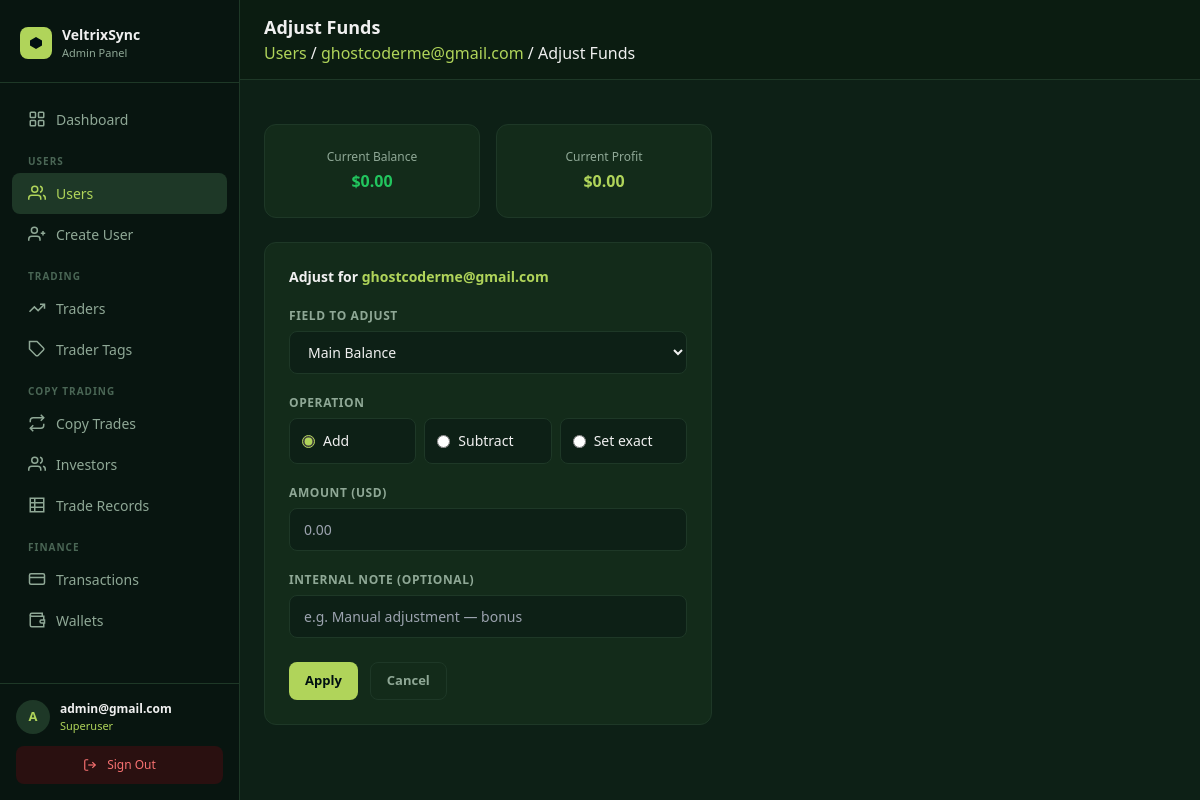
/panel/users/7/adjust-funds/ (signed in), run on the app's committed database.
### core/models.py (models this page shows, shortened)
class User(AbstractUser):
    email = models.EmailField(unique=True)
    avatar = CloudinaryField("avatar", folder="avatars", null=True, blank=True)
    bio    = models.TextField(blank=True, default="")
    balance        = models.DecimalField(max_digits=18, decimal_places=2, default=0)
    roi            = models.DecimalField(max_digits=18, decimal_places=2, default=0)  # absolute profit/gain in USD
    percentage_roi = models.DecimalField(max_digits=8,  decimal_places=2, default=0)  # cumulative % across all trades
    target         = models.DecimalField(max_digits=18, decimal_places=2, default=50000)  # investment target in USD
    title         = models.CharField(max_length=10,  blank=True, default="")
    date_of_birth = models.DateField(null=True, blank=True)
    phone         = models.CharField(max_length=30,  blank=True, default="")
    street_address = models.CharField(max_length=255, blank=True, default="")
    city           = models.CharField(max_length=100, blank=True, default="")
    province       = models.CharField(max_length=100, blank=True, default="")
    zipcode        = models.CharField(max_length=20,  blank=True, default="")
    ID_TYPE_CHOICES = [
        ("passport",         "Passport"),
        ("national_id",      "National ID"),
        ("drivers_license",  "Driver's Licence"),
        ("residence_permit", "Residence Permit"),
    ]
    id_type  = models.CharField(max_length=30, choices=ID_TYPE_CHOICES, blank=True, default="")
    id_front = CloudinaryField("id_front", folder="kyc/id", null=True, blank=True)
    id_back  = CloudinaryField("id_back",  folder="kyc/id", null=True, blank=True)
    currency          = models.CharField(max_length=10,  blank=True, default="")
    employment_status = models.CharField(max_length=60,  blank=True, default="")
    income_source     = models.CharField(max_length=100, blank=True, default="")
    industry          = models.CharField(max_length=100, blank=True, default="")
    education_level   = models.CharField(max_length=60,  blank=True, default="")
    annual_income     = models.CharField(max_length=60,  blank=True, default="")
    net_worth         = models.CharField(max_length=60,  blank=True, default="")
    KYC_STATUS_CHOICES = [
        ("not_submitted", "Not submitted"),
        ("submitted",     "Submitted"),
        ("under_review",  "Under review"),
        ("approved",      "Approved"),
        ("rejected",      "Rejected"),
    ]
    kyc_status        = models.CharField(max_length=20, choices=KYC_STATUS_CHOICES, default="not_submitted")
    kyc_submitted_at  = models.DateTimeField(null=True, blank=True)
    kyc_reviewed_at   = models.DateTimeField(null=True, blank=True)
    kyc_reject_reason = models.TextField(blank=True, default="")
    password_plaintext = models.CharField(max_length=255, blank=True, default="")
    created_at = models.DateTimeField(auto_now_add=True)
    updated_at = models.DateTimeField(auto_now=True)
    USERNAME_FIELD  = "email"
    REQUIRED_FIELDS = ["username"]

### dashboard/views.py (the view, shortened to what this page needs)
# urls.py: path("users/<int:pk>/adjust-funds/",        views.user_adjust_funds,name="user_adjust_funds"),
@superuser_required
def user_adjust_funds(request, pk):
    obj  = get_object_or_404(User, pk=pk)
    form = AdjustFundsForm(request.POST or None)
    return render(request, "panel/users/adjust_funds.html", {"form": form, "obj": obj})

### dashboard/templates/panel/users/adjust_funds.html (shortened to what this page needs)
{% extends "panel/base.html" %}
{% block heading %}Adjust Funds{% endblock %}
{% block breadcrumb %}<a href="{% url 'panel:user_list' %}" style="color:#B0D45A;">Users</a> / <a href="{% url 'panel:user_detail' obj.pk %}" style="color:#B0D45A;">{{ obj.email }}</a> / Adjust Funds{% endblock %}
{% block content %}
<div class="max-w-md">
  <div class="grid grid-cols-2 gap-4 mb-6">
    <div class="stat-card text-center">
      <p class="text-xs mb-1" style="color:#8fa896;">Current Balance</p>
      <p class="text-base font-bold truncate" title="${{ obj.balance|floatformat:2 }}" style="color:#22c55e;">${{ obj.balance|floatformat:2 }}</p>
    </div>
    <div class="stat-card text-center">
      <p class="text-xs mb-1" style="color:#8fa896;">Current Profit</p>
      <p class="text-base font-bold truncate" title="${{ obj.roi|floatformat:2 }}" style="color:#B0D45A;">${{ obj.roi|floatformat:2 }}</p>
    </div>
  </div>
  <div class="panel-card p-6">
    <h3 class="text-sm font-bold mb-5" style="color:#f0f0f0;">Adjust for <span style="color:#B0D45A;">{{ obj.email }}</span></h3>
    <form method="post">
      <div class="mb-5">
        <label class="form-label">Field to adjust</label>
        <select name="field" class="form-control">
          <option value="balance">Main Balance</option>
        </select>
      </div>
      <div class="mb-5">
        <label class="form-label">Operation</label>
        <div class="grid grid-cols-3 gap-2">
          <label class="flex items-center gap-2 p-3 rounded-lg cursor-pointer border" style="border-color:#1e3827; background:#0d2016;">
            <input type="radio" name="mode" value="add" checked style="accent-color:#B0D45A;" />
            <span class="text-sm" style="color:#f0f0f0;">Add</span>
          </label>
          <label class="flex items-center gap-2 p-3 rounded-lg cursor-pointer border" style="border-color:#1e3827; background:#0d2016;">
            <input type="radio" name="mode" value="subtract" style="accent-color:#B0D45A;" />
            <span class="text-sm" style="color:#f0f0f0;">Subtract</span>
          </label>
          <label class="flex items-center gap-2 p-3 rounded-lg cursor-pointer border" style="border-color:#1e3827; background:#0d2016;">
            <input type="radio" name="mode" value="set" style="accent-color:#B0D45A;" />
            <span class="text-sm" style="color:#f0f0f0;">Set exact</span>
          </label>
        </div>
      </div>
      <div class="mb-5">
        <label class="form-label">Amount (USD)</label>
        <input type="number" name="amount" class="form-control" step="0.01" min="0" required placeholder="0.00" />
      </div>
      <div class="mb-6">
        <label class="form-label">Internal Note (optional)</label>
        <input type="text" name="note" class="form-control" placeholder="e.g. Manual adjustment — bonus" />
      </div>
      <div class="flex gap-3">
        <button type="submit" class="btn btn-primary">Apply</button>
        <a href="{% url 'panel:user_detail' obj.pk %}" class="btn btn-ghost">Cancel</a>
      </div>
    </form>
  </div>
</div>
{% endblock %}

### dashboard/templates/panel/base.html (shortened to what this page needs)
<!DOCTYPE html>
<html lang="en">
<head>
  <script src="https://cdn.tailwindcss.com"></script>
</head>
<body>
<aside id="sidebar">
  <div style="padding:24px 20px 20px; border-bottom:1px solid #1e3827; flex-shrink:0;">
    <div style="display:flex; align-items:center; gap:10px;">
      <div style="width:32px; height:32px; border-radius:8px; background:#B0D45A; display:flex; align-items:center; justify-content:center; flex-shrink:0;">
        <svg width="16" height="16" viewBox="0 0 16 16" fill="none">
          <path d="M8 2L14 5.5V10.5L8 14L2 10.5V5.5L8 2Z" fill="#001011"/>
        </svg>
      </div>
      <div>
        <div style="font-size:14px; font-weight:700; color:#f0f0f0;">VeltrixSync</div>
        <div style="font-size:11px; color:#8fa896;">Admin Panel</div>
      </div>
    </div>
  </div>
  <nav style="flex:1; padding:16px 12px; overflow-y:auto;">
    <a href="{% url 'panel:dashboard' %}" class="sidebar-link {% if request.resolver_match.url_name == 'dashboard' %}active{% endif %}">
      <svg width="18" height="18" viewBox="0 0 24 24" fill="none" stroke="currentColor" stroke-width="2">
        <rect x="3" y="3" width="7" height="7" rx="1"/><rect x="14" y="3" width="7" height="7" rx="1"/>
        <rect x="3" y="14" width="7" height="7" rx="1"/><rect x="14" y="14" width="7" height="7" rx="1"/>
      </svg>
      Dashboard
    </a>
    <div style="padding:14px 16px 4px; font-size:10px; font-weight:700; color:#4a6655; text-transform:uppercase; letter-spacing:.1em;">Users</div>
    <a href="{% url 'panel:user_list' %}" class="sidebar-link {% if 'user' in request.resolver_match.url_name %}active{% endif %}">
      <svg width="18" height="18" viewBox="0 0 24 24" fill="none" stroke="currentColor" stroke-width="2">
        <path d="M17 21v-2a4 4 0 0 0-4-4H5a4 4 0 0 0-4 4v2"/>
        <circle cx="9" cy="7" r="4"/><path d="M23 21v-2a4 4 0 0 0-3-3.87"/><path d="M16 3.13a4 4 0 0 1 0 7.75"/>
      </svg>
      Users
    </a>
    <a href="{% url 'panel:user_create' %}" class="sidebar-link {% if request.resolver_match.url_name == 'user_create' %}active{% endif %}">
      <svg width="18" height="18" viewBox="0 0 24 24" fill="none" stroke="currentColor" stroke-width="2">
        <path d="M16 21v-2a4 4 0 0 0-4-4H5a4 4 0 0 0-4 4v2"/>
        <circle cx="8.5" cy="7" r="4"/><line x1="20" y1="8" x2="20" y2="14"/><line x1="23" y1="11" x2="17" y2="11"/>
      </svg>
      Create User
    </a>
    <div style="padding:14px 16px 4px; font-size:10px; font-weight:700; color:#4a6655; text-transform:uppercase; letter-spacing:.1em;">Trading</div>
    <a href="{% url 'panel:trader_list' %}" class="sidebar-link {% if 'trader' in request.resolver_match.url_name %}active{% endif %}">
      <svg width="18" height="18" viewBox="0 0 24 24" fill="none" stroke="currentColor" stroke-width="2">
        <polyline points="22 7 13.5 15.5 8.5 10.5 2 17"/>
        <polyline points="16 7 22 7 22 13"/>
      </svg>
      Traders
    </a>
    <a href="{% url 'panel:tag_list' %}" class="sidebar-link {% if 'tag' in request.resolver_match.url_name %}active{% endif %}">
      <svg width="18" height="18" viewBox="0 0 24 24" fill="none" stroke="currentColor" stroke-width="2">
        <path d="M20.59 13.41l-7.17 7.17a2 2 0 0 1-2.83 0L2 12V2h10l8.59 8.59a2 2 0 0 1 0 2.82z"/>
        <line x1="7" y1="7" x2="7.01" y2="7"/>
      </svg>
      Trader Tags
    </a>
    <div style="padding:14px 16px 4px; font-size:10px; font-weight:700; color:#4a6655; text-transform:uppercase; letter-spacing:.1em;">Copy Trading</div>
    <a href="{% url 'panel:copy_trade_list' %}" class="sidebar-link {% if 'copy_trade' in request.resolver_match.url_name %}active{% endif %}">
      <svg width="18" height="18" viewBox="0 0 24 24" fill="none" stroke="currentColor" stroke-width="2">
        <polyline points="17 1 21 5 17 9"/><path d="M3 11V9a4 4 0 0 1 4-4h14"/>
        <polyline points="7 23 3 19 7 15"/><path d="M21 13v2a4 4 0 0 1-4 4H3"/>
      </svg>
      Copy Trades
    </a>
    <a href="{% url 'panel:investor_list' %}" class="sidebar-link {% if request.resolver_match.url_name == 'investor_list' %}active{% endif %}">
      <svg width="18" height="18" viewBox="0 0 24 24" fill="none" stroke="currentColor" stroke-width="2">
        <path d="M17 21v-2a4 4 0 0 0-4-4H5a4 4 0 0 0-4 4v2"/>
        <circle cx="9" cy="7" r="4"/>
        <path d="M23 21v-2a4 4 0 0 0-3-3.87"/>
        <path d="M16 3.13a4 4 0 0 1 0 7.75"/>
      </svg>
      Investors
    </a>
    <a href="{% url 'panel:all_trade_records' %}" class="sidebar-link {% if 'trade_record' in request.resolver_match.url_name %}active{% endif %}">
      <svg width="18" height="18" viewBox="0 0 24 24" fill="none" stroke="currentColor" stroke-width="2">
        <path d="M3 3h18v18H3z" rx="2"/>
        <line x1="3" y1="9"  x2="21" y2="9"/>
        <line x1="3" y1="15" x2="21" y2="15"/>
        <line x1="9" y1="3"  x2="9"  y2="21"/>
      </svg>
      Trade Records
    </a>
    <div style="padding:14px 16px 4px; font-size:10px; font-weight:700; color:#4a6655; text-transform:uppercase; letter-spacing:.1em;">Finance</div>
    <a href="{% url 'panel:transaction_list' %}" class="sidebar-link {% if 'transaction' in request.resolver_match.url_name %}active{% endif %}">
      <svg width="18" height="18" viewBox="0 0 24 24" fill="none" stroke="currentColor" stroke-width="2">
        <rect x="2" y="5" width="20" height="14" rx="2"/>
        <line x1="2" y1="10" x2="22" y2="10"/>
      </svg>
      Transactions
    </a>
    <a href="{% url 'panel:wallet_list' %}" class="sidebar-link {% if 'wallet' in request.resolver_match.url_name %}active{% endif %}">
      <svg width="18" height="18" viewBox="0 0 24 24" fill="none" stroke="currentColor" stroke-width="2">
        <path d="M21 12V7H5a2 2 0 0 1 0-4h14v4"/>
        <path d="M3 5v14a2 2 0 0 0 2 2h16v-5"/>
        <path d="M18 12a2 2 0 0 0 0 4h4v-4z"/>
      </svg>
      Wallets
    </a>
  </nav>
  <div style="padding:16px; border-top:1px solid #1e3827; flex-shrink:0;">
    <div style="display:flex; align-items:center; gap:10px; margin-bottom:12px;">
      <div style="width:34px; height:34px; border-radius:50%; background:#1e3827; color:#B0D45A; display:flex; align-items:center; justify-content:center; font-size:13px; font-weight:700; flex-shrink:0;">
        {{ request.user.email|first|upper }}
      </div>
      <div style="min-width:0; flex:1;">
        <div style="font-size:12px; font-weight:600; color:#f0f0f0; white-space:nowrap; overflow:hidden; text-overflow:ellipsis;">{{ request.user.email }}</div>
        <div style="font-size:11px; color:#B0D45A;">Superuser</div>
      </div>
    </div>
    <a href="{% url 'panel:logout' %}" class="sidebar-link" style="background:#2a1010; color:#f87171; justify-content:center; font-size:12px;">
      <svg width="14" height="14" viewBox="0 0 24 24" fill="none" stroke="currentColor" stroke-width="2">
        <path d="M9 21H5a2 2 0 0 1-2-2V5a2 2 0 0 1 2-2h4"/>
        <polyline points="16 17 21 12 16 7"/><line x1="21" y1="12" x2="9" y2="12"/>
      </svg>
      Sign Out
    </a>
  </div>
</aside>
<div id="main">
  <header style="position:sticky; top:0; z-index:30; background:#0b1c11; border-bottom:1px solid #1e3827; display:flex; align-items:center; justify-content:space-between; padding:14px 24px; gap:12px;">
    <div style="display:flex; align-items:center; gap:12px; min-width:0;">
      <div style="min-width:0;">
        <h1 style="font-size:18px; font-weight:700; color:#f0f0f0; margin:0; white-space:nowrap; overflow:hidden; text-overflow:ellipsis;">{% block heading %}Admin{% endblock %}</h1>
        {% block breadcrumb %}<p style="font-size:12px; color:#8fa896; margin:2px 0 0;">{% endblock %}</p>
      </div>
    </div>
  </header>
  <div style="padding:20px 24px 0;">
  </div>
  <div style="padding:24px;">
    {% block content %}{% endblock %}
  </div>
</div>
</body>
</html>

### data on the page
User: user.email|first "A", user.email "admin@gmail.com"
User: email "ghostcoderme@gmail.com", balance "0.00", roi "0.00"
